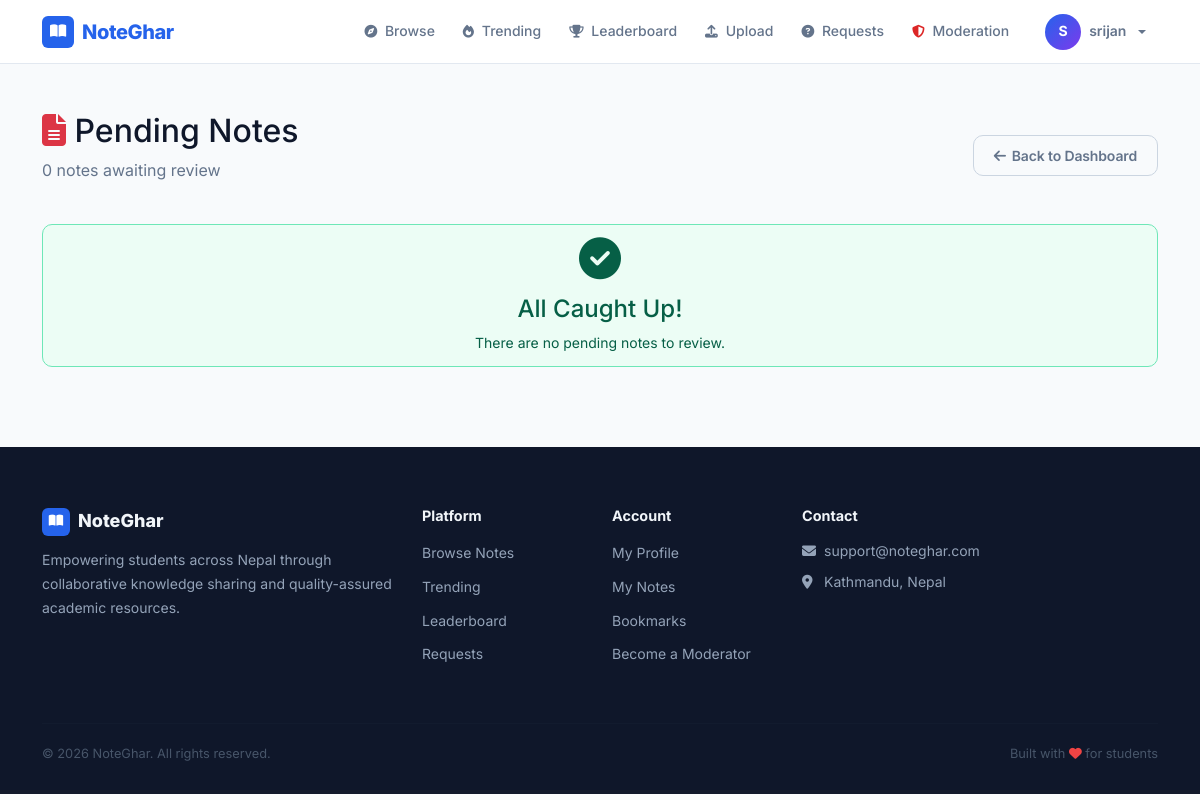
The page /moderation/pending-notes/ (signed in) on the database as committed earlier.
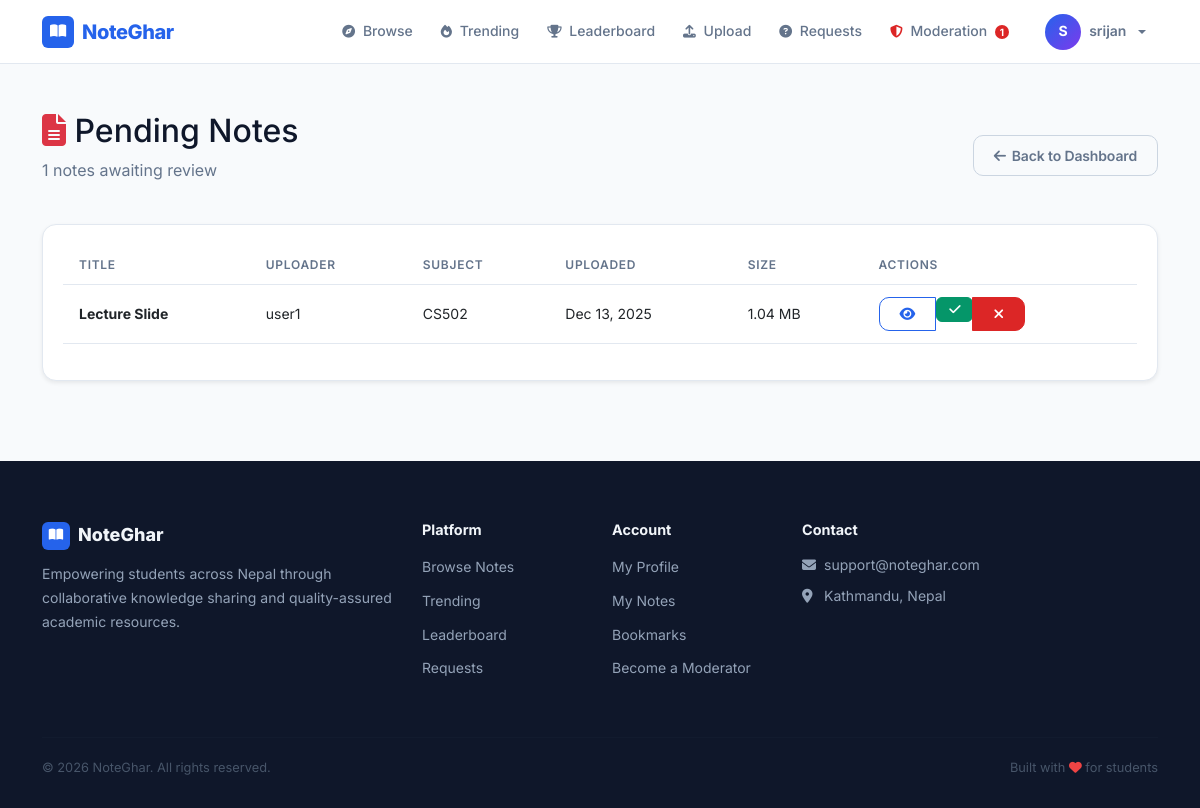
The same page on the database as committed later.
### notes/models.py (models this page shows, shortened)
class Note(models.Model):
    STATUS_CHOICES = (
        ('pending', 'Pending Review'),
        ('approved', 'Approved'),
        ('rejected', 'Rejected'),
    )
    title = models.CharField(max_length=300)
    description = models.TextField()
    subject = models.ForeignKey(Subject, on_delete=models.CASCADE, related_name='notes')
    course = models.ForeignKey(Course, on_delete=models.CASCADE, related_name='notes')
    semester = models.ForeignKey(Semester, on_delete=models.CASCADE, related_name='notes')
    assigned_moderator = models.ForeignKey(
        settings.AUTH_USER_MODEL,
        on_delete=models.SET_NULL,
        null=True,
        blank=True,
        related_name='assigned_notes',
        help_text='Moderator assigned to review this note'
    )
    file = models.FileField(
        upload_to='notes/%Y/%m/',
        validators=[FileExtensionValidator(allowed_extensions=['pdf', 'docx', 'doc', 'ppt', 'pptx'])]
    )
    file_size = models.IntegerField(default=0, help_text="File size in bytes")
    uploaded_by = models.ForeignKey(settings.AUTH_USER_MODEL, on_delete=models.CASCADE, related_name='notes')
    status = models.CharField(max_length=20, choices=STATUS_CHOICES, default='pending')
    tags = models.ManyToManyField(Tag, blank=True, related_name='notes')
    download_count = models.IntegerField(default=0)
    view_count = models.IntegerField(default=0)
    created_at = models.DateTimeField(auto_now_add=True)
    updated_at = models.DateTimeField(auto_now=True)
    approved_at = models.DateTimeField(null=True, blank=True)
    approved_by = models.ForeignKey(
        settings.AUTH_USER_MODEL,
        on_delete=models.SET_NULL,
        null=True,
        blank=True,
        related_name='approved_notes'
    )
    class Meta:
        ordering = ['-created_at']
    def get_file_size_mb(self):
        return round(self.file_size / (1024 * 1024), 2)

class Subject(models.Model):
    name = models.CharField(max_length=200)
    code = models.CharField(max_length=20)
    course = models.ForeignKey(Course, on_delete=models.CASCADE, related_name='subjects')
    semester = models.ForeignKey(Semester, on_delete=models.CASCADE, related_name='subjects')
    description = models.TextField(blank=True)
    slug = models.SlugField(blank=True)
    created_at = models.DateTimeField(auto_now_add=True)
    class Meta:
        ordering = ['course', 'semester', 'name']
        unique_together = ['code', 'course', 'semester']

### accounts/models.py (models this page shows, shortened)
class User(AbstractUser):
    ROLE_CHOICES = (
        ('student', 'Student'),
        ('moderator', 'Moderator'),
        ('admin', 'Admin'),
    )
    role = models.CharField(max_length=20, choices=ROLE_CHOICES, default='student')
    phone = models.CharField(max_length=15, blank=True, null=True)
    institution = models.ForeignKey(
        'notes.Institution',
        on_delete=models.SET_NULL,
        null=True,
        blank=True,
        related_name='users',
        help_text='User\'s affiliated institution'
    )
    profile_picture = models.ImageField(upload_to='profiles/', blank=True, null=True)
    bio = models.TextField(blank=True, null=True)
    is_verified = models.BooleanField(default=False)
    specialization_courses = models.ManyToManyField(
        'notes.Course',
        blank=True,
        related_name='specialized_moderators',
        help_text='Courses this moderator specializes in'
    )
    specialization_subjects = models.ManyToManyField(
        'notes.Subject',
        blank=True,
        related_name='specialized_moderators',
        help_text='Specific subjects within courses'
    )
    qualification_document = models.FileField(
        upload_to='qualifications/%Y/%m/',
        blank=True,
        null=True,
        help_text='Upload degree certificate, transcript, or other proof of qualification (PDF, JPG, PNG)'
    )
    qualification_verified = models.BooleanField(
        default=False,
        help_text='Admin has verified the qualification documents'
    )
    qualification_notes = models.TextField(
        blank=True,
        help_text='Admin notes about qualification verification'
    )
    created_at = models.DateTimeField(auto_now_add=True)
    updated_at = models.DateTimeField(auto_now=True)
    def is_admin_user(self):
        return self.role == 'admin' or self.is_superuser

### moderation/views.py (the view, shortened to what this page needs)
# urls.py: path('pending-notes/', views.pending_notes_list, name='pending_notes'),
@user_passes_test(is_moderator)
def pending_notes_list(request):
    user = request.user
    if user.is_superuser or user.role == 'admin':
        notes = Note.objects.filter(status='pending').select_related(
            'uploaded_by', 'subject', 'course', 'semester'
        ).order_by('-created_at')
    course_id = request.GET.get('course')
    if course_id:
        notes = notes.filter(course_id=course_id)
    context = {
        'notes': notes,
        'total_count': notes.count(),
    }
    return render(request, 'moderation/pending_notes.html', context)

### moderation/views.py (called while the page is built)
def is_moderator(user):
    return user.is_authenticated and (user.role in ['moderator', 'admin'] or user.is_superuser)

### notes/context_processors.py (called while the page is built)
def moderation_stats(request):
    if request.user.is_authenticated and (
        request.user.role in ['moderator', 'admin'] or request.user.is_superuser
    ):
        pending_notes = Note.objects.filter(status='pending').count()
        pending_reports = Report.objects.filter(status='pending').count()
        return {
            'pending_notes_count': pending_notes,
            'pending_reports_count': pending_reports,
            'total_pending': pending_notes + pending_reports,
        }
    return {}

### core/templates/moderation/pending_notes.html (shortened to what this page needs)
{% extends 'base.html' %}
{% block content %}
<div class="container my-5">
    <div class="d-flex justify-content-between align-items-center mb-4">
        <div>
            <h2><i class="fas fa-file-alt text-danger"></i> Pending Notes</h2>
            <p class="text-muted">{{ total_count }} notes awaiting review</p>
        </div>
        <a href="{% url 'moderation:dashboard' %}" class="btn btn-outline-secondary">
            <i class="fas fa-arrow-left"></i> Back to Dashboard
        </a>
    </div>
    {% if notes %}
        <div class="card shadow-sm">
            <div class="card-body">
                <div class="table-responsive">
                    <table class="table table-hover">
                        <thead>
                            <tr>
                                <th>Title</th>
                                <th>Uploader</th>
                                <th>Subject</th>
                                <th>Uploaded</th>
                                <th>Size</th>
                                <th>Actions</th>
                            </tr>
                        </thead>
                        <tbody>
                            {% for note in notes %}
                            <tr>
                                <td>
                                    <strong>{{ note.title|truncatewords:8 }}</strong>
                                </td>
                                <td>{{ note.uploaded_by.username }}</td>
                                <td>{{ note.subject.code }}</td>
                                <td>{{ note.created_at|date:"M d, Y" }}</td>
                                <td>{{ note.get_file_size_mb }} MB</td>
                                <td>
                                    <div class="btn-group btn-group-sm">
                                        <a href="{% url 'notes:detail' note.pk %}"
                                           class="btn btn-outline-primary" target="_blank">
                                            <i class="fas fa-eye"></i>
                                        </a>
                                        <form method="post" action="{% url 'moderation:approve_note' note.pk %}" class="d-inline">
                                            <button type="submit" class="btn btn-success btn-sm" onclick="return confirm('Approve this note?')">
                                                <i class="fas fa-check"></i>
                                            </button>
                                        </form>
                                        <a href="{% url 'moderation:reject_note' note.pk %}"
                                           class="btn btn-danger">
                                            <i class="fas fa-times"></i>
                                        </a>
                                    </div>
                                </td>
                            </tr>
                            {% endfor %}
                        </tbody>
                    </table>
                </div>
            </div>
        </div>
    {% else %}
        <div class="alert alert-success text-center">
            <i class="fas fa-check-circle fa-3x mb-3"></i>
            <h4>All Caught Up!</h4>
            <p class="mb-0">There are no pending notes to review.</p>
        </div>
    {% endif %}
</div>
{% endblock %}

### core/templates/base.html (shortened to what the changed rows need)
<!DOCTYPE html>
<html lang="en">
<head>
    <link href="https://cdn.jsdelivr.net/npm/bootstrap@5.3.0/dist/css/bootstrap.min.css" rel="stylesheet">
    <link rel="stylesheet" href="https://cdnjs.cloudflare.com/ajax/libs/font-awesome/6.4.0/css/all.min.css">
</head>
<body>
    <nav class="navbar navbar-expand-lg">
        <div class="container d-flex align-items-center">
            <div class="collapse navbar-collapse" id="navbarNav">
                <ul class="navbar-nav ms-auto align-items-lg-center gap-1">
                    {% if user.is_authenticated %}
                        {% if user.role in 'moderator,admin' or user.is_superuser %}
                        <li class="nav-item">
                            <a class="nav-link" href="{% url 'moderation:dashboard' %}">
                                <i class="fas fa-shield-alt" style="color: var(--danger);"></i> Moderation
                                {% if total_pending %}
                                    <span class="navbar-pending-badge">{{ total_pending }}</span>
                                {% endif %}
                            </a>
                        </li>
                        {% endif %}
                    {% endif %}
                </ul>
            </div>
        </div>
    </nav>
    {% block content %}{% endblock %}
</body>
</html>

Rows that differ between the two databases and show on the page:
added Note: title "Lecture Slide", uploaded_by.username "user1", subject.code "CS502", created_at "Dec 13, 2025", get_file_size_mb "1.04"
Other text that changed with them:
{{ total_pending }}: (not shown) → "1"
{{ total_count }}: "0" → "1"
text no longer shown: "All Caught Up! There are no pending notes to review."
text now shown: "TITLE UPLOADER SUBJECT UPLOADED SIZE ACTIONS"
